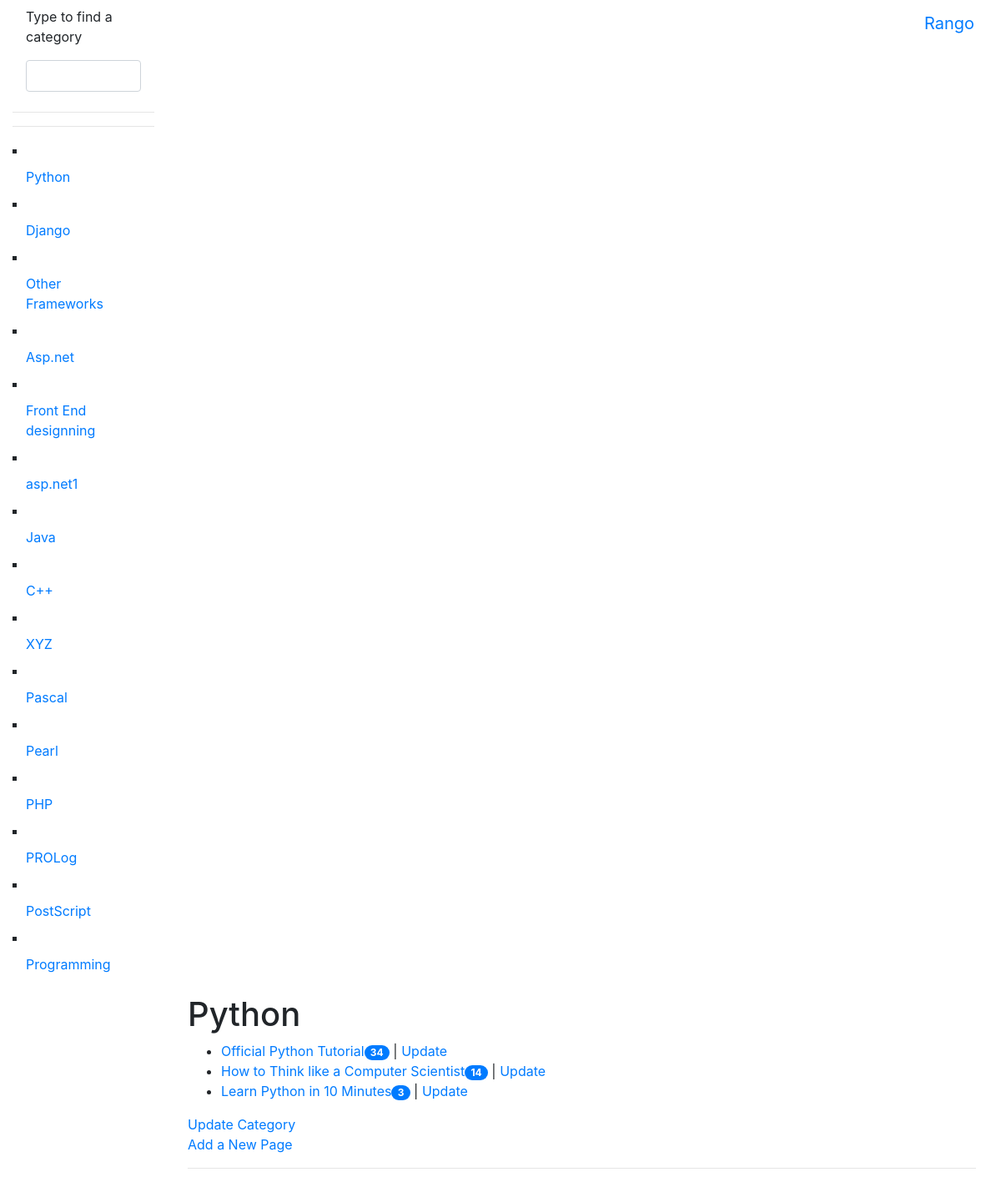
/rango/category/python/, run on the app's committed database.
### rango/models.py (models this page shows, shortened)
class Category(models.Model):
    name = models.CharField(max_length=128, unique=True)
    like = models.IntegerField(default=0)
    views = models.IntegerField(default=0)
    slug = models.SlugField(unique=True)
    def save(self, *args, **kwargs):
        if self.views<0:
            self.views=0
        if self.like<0:
            self.like=0
        self.slug = slugify(self.name)
        super(Category, self).save(*args, **kwargs)
    class Meta:
        verbose_name_plural = 'Categories'

class Page(models.Model):
    category = models.ForeignKey(Category, on_delete=models.CASCADE)
    title = models.CharField(max_length=128)
    url = models.URLField()
    views = models.IntegerField(default=0)

### rango/views.py (the view)
# urls.py: re_path('^category/(?P<category_name_slug>[\w\-]+)/',views.show_category,name='show_category'),
def show_category(request, category_name_slug):
    context_dict = {}
    result_list = []
    query = ""
    if request.method == "POST":
        query = request.POST['query'].strip()
        if query:
            result_list = run_query(query)
    context_dict['query'] = query
    context_dict['result_list'] = result_list
    try:
        category = Category.objects.get(slug=category_name_slug)
        if request.method == 'GET':
            category.views = category.views + 1
            category.save()
        category = Category.objects.get(slug=category_name_slug)
        pages = Page.objects.filter(category=category)
        context_dict['pages'] = pages
        context_dict['category'] = category
    except Category.DoesNotExist:
        context_dict['category'] = None
        context_dict['pages'] = None
    return render(request, 'rango_t/category.html', context_dict)

### rango/templatetags/rango_template_tags.py (called while the page is built)
@register.inclusion_tag('rango_t/cats.html')
def get_category_list(cat=None):
    return {'cats': Category.objects.all()}

### templates/rango_t/category.html (shortened to what this page needs)
{% extends 'rango_t/base_bootstrap.html' %}
{% load staticfiles %}
{% block body_block%}
<div>
    {% if category %}
    <h1>{{ category.name }}</h1>
    <div id="pages">
        {% if pages %}
        <ul>
            {% for page in pages %}
            <li><a href="{% url 'goto' page.id %}">{{ page.title }}</a><span class="badge badge-pill badge-primary">{{page.views}}</span>
                | <a href="{% url 'update_page' page.id %}">Update</a></li>
            {% endfor %}
        </ul>
        {% else %}
        <strong>No Pages Currently in category.</strong>
        {% endif %}
    </div>
    {% else %}
    The specific category does not exist!
    {% endif %}
    <a href="{% url 'update_category' category.slug  %}">Update Category</a><br />
    <a href="{% url 'add_page' category.slug %}">Add a New Page</a><br />
    <hr>
</div>
{% endblock %}

### templates/rango_t/cats.html (shortened to what this page needs)
{% for c in cats %}
    {% if c == act_cat %}
    <li type="square" class="nav-item"> <strong>
<a href="{% url 'show_category' c.slug %}" class="nav-link">{{ c.name }}</a> </strong><span class="badge badge-pill badge-primary">{{page.views}}</span>
</li> {% else %}
<li type="square" class="nav-item">
<a href="{% url 'show_category' c.slug %}" class="nav-link" >{{ c.name }}</a>
</li> {% endif %}
{% endfor %}

### data on the page
Category: name "Python"
Category: name "Django"
Category: name "Other Frameworks"
Category: name "Asp.net"
Category: name "Front End designning"
Category: name "asp.net1"
Category: name "Java"
Category: name "C++"
Category: name "XYZ"
Category: name "Pascal"
Category: name "Pearl"
Category: name "PHP"
Category: name "PROLog"
Category: name "PostScript"
Category: name "Programming"
Page: title "Official Python Tutorial", views "34"
Page: title "How to Think like a Computer Scientist", views "14"
Page: title "Learn Python in 10 Minutes", views "3"
